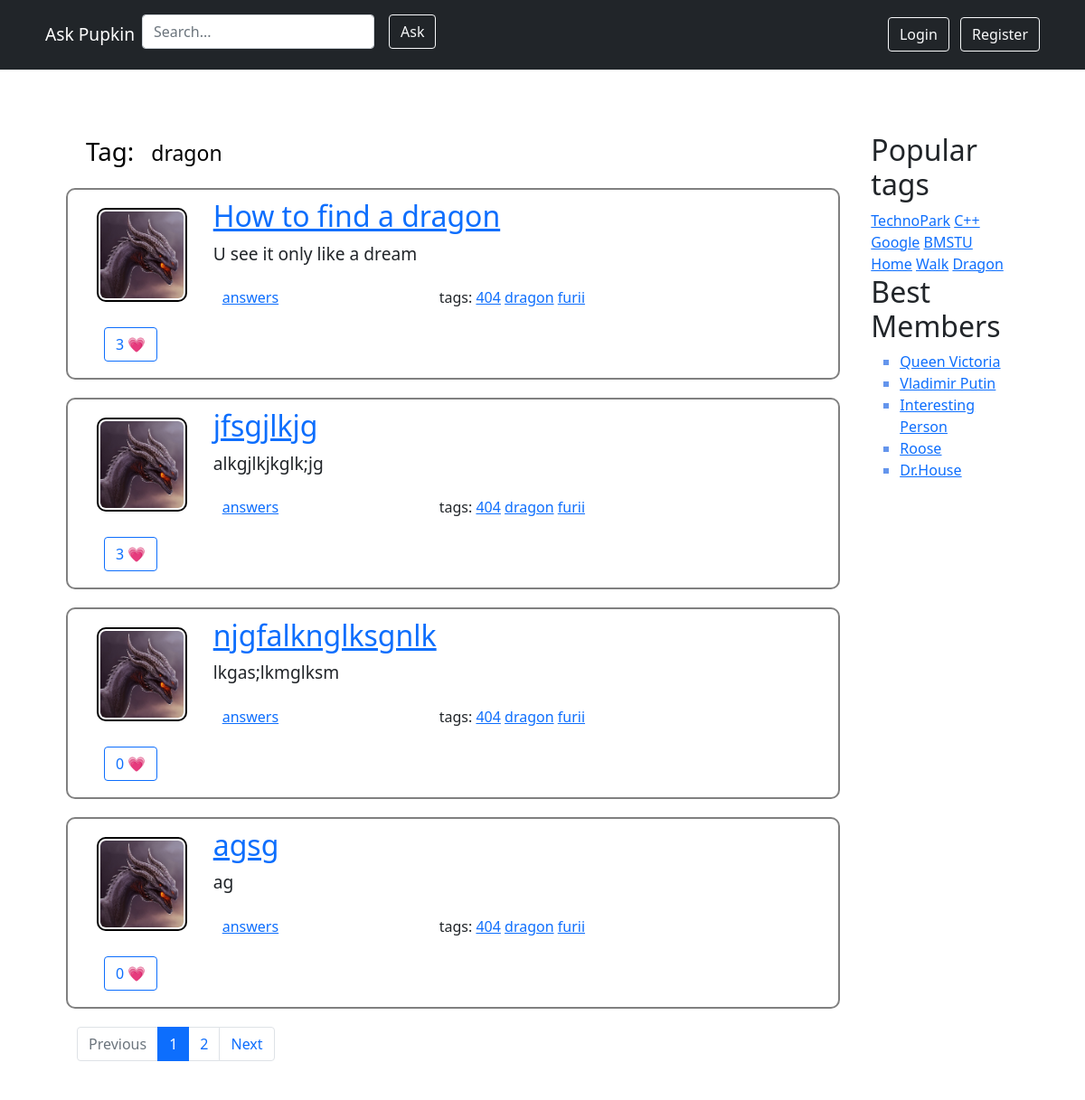
The app's page /tags/dragon/ with its own data.
### app/models.py (models this page shows)
class Questions(models.Model):
    id = models.BigAutoField(auto_created=True, primary_key=True, serialize=False, verbose_name='ID')
    is_active = models.BooleanField(default=True, verbose_name='Question active')
    title = models.CharField(max_length=50, verbose_name='Title')
    text = models.TextField(verbose_name='Question text')
    rating = models.IntegerField(default=0, verbose_name='Rating')

class Tags(models.Model):
    id = models.BigAutoField(auto_created=True, primary_key=True, serialize=False, verbose_name='ID')
    title = models.CharField(default='404', max_length=50, verbose_name='Tag')

### app/views.py (the view)
# urls.py: url(r'^tags/(?P<tag_name>.*)/$', views.tag, name='tags'),
def tag(request, tag_name):
    return render(request, "tag.html", {'page': paginate(Questions.objects.all(), request),
                                        'popular_members': popular_members,
                                        'popular_tags': tags,
                                        'tag_name': tag_name,
                                        'context': context})

### app/views.py (called while the page is built)
def paginate(objects_list, request, per_page=4):
    paginator = Paginator(objects_list, per_page)
    page_number = request.GET.get('page')
    try:
        page_obj = paginator.get_page(page_number)
    except PageNotAnInteger:
        page_obj = paginator.get_page(1)
    except EmptyPage:
        page_obj = paginator.get_page(paginator.num_pages)
    return page_obj

### templates/tag.html
{% extends "incl/base.html" %}
{% load static %}
{% block content %}
         <span class="text1"><big><big><big>Tag:</big></big></big></span>
         <span class="text1"><big><big>{{ tag_name }}</big></big></span>
    {% for question in page %}
      {% include "incl/single_question.html" %}
    {% endfor %}
 {% include "incl/pagination.html" %}
{% endblock content %}

### templates/incl/single_question.html
      {% load static %}
       <div class="row questions">
        <div class="col-2">
         <img class=animation src="{% static "img/dragon.jpg" %}" alt="">
          <div class="class-0">
               <button type="button" class="btn btn-outline-primary me-2"> {{ question.rating }} &#128151;</button>
            </div>
        </div>
       <div class="col-10">
         <h2><a href="{% url 'question' question.id %}">{{ question.title }}</a></h2>
         <big>{{ question.text}}
         </big>
           <div class="row">
               <div class="col-1 texting" >
                   <a href="{% url 'question' question.id%}">answers</a>
               </div>
               <div class="col-1 texting">
                   tags:
                    {% for tags in context.tags %}
            <a href="{% url 'tags' tag_name=tags.title %}" >{{ tags.title }}</a>
        {% endfor %}
               </div>
           </div>
       </div>
       </div>

### static/css/my.css (style rules this page uses)
.questions { margin-top: 20px; padding: 10px; border: 2px solid gray; border-radius: 10px; margin-right: 10px; margin-bottom: 20px; }
.animation { padding: 2px; width: 100px; margin: 10px; border-radius: 10px; border: 2px solid black; }
.class-0 { padding: 8px; margin-top: 10px; margin-left: 10px; }
.texting { margin: 20px; padding: 2px; width: 200px; }
.text1 { color:black; margin-left: 10px; margin-right: 5px; margin-top:15px; }
* { box-sizing: border-box; }
.row:after { content: ""; display: table; clear: both; }

### records on screen
Questions: rating "3", title "How to find a dragon", text "U see it only like a dream"
Tags: title "404"
Tags: title "dragon"
Tags: title "furii"
Questions: rating "3", title "jfsgjlkjg", text "alkgjlkjkglk;jg"
Questions: rating "0", title "njgfalknglksgnlk", text "lkgas;lkmglksm"
Questions: rating "0", title "agsg", text "ag"

### other values on screen
{{ tag_name }} "dragon"
{{ page.number }} "1"
{{ page.next_page_number }} "2"
{{ tag.name }} "TechnoPark" "C++" "Google" "BMSTU" "Home" "Walk" "Dragon"
{{ member.name }} "Queen Victoria" "Vladimir Putin" "Interesting Person" "Roose" "Dr.House"
